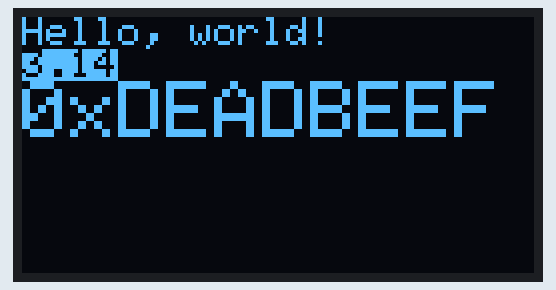
Recording of a sketch running on a simulated Arduino Uno, built with avr-gcc and run on an emulated ATmega328P. Parts: 128×64 one-colour display.

Above: at 0.1 s.

The sketch:

ControlleurMidi.ino
```cpp
#include <SPI.h>
#include <Wire.h>
#include <Adafruit_GFX.h>
#include <Adafruit_SSD1306.h>

#define SCREEN_WIDTH 128 // OLED display width, in pixels
#define SCREEN_HEIGHT 64 // OLED display height, in pixels
#define OLED_RESET     -1 // Reset pin # (or -1 if sharing Arduino reset pin)
#define SCREEN_ADDRESS 0x3C ///< See datasheet for Address; 0x3D for 128x64, 0x3C for 128x32
Adafruit_SSD1306 display(SCREEN_WIDTH, SCREEN_HEIGHT, &Wire, OLED_RESET);

void setup() {
  Serial.begin(9600);

  // SSD1306_SWITCHCAPVCC = generate display voltage from 3.3V internally
  if(!display.begin(SSD1306_SWITCHCAPVCC, SCREEN_ADDRESS)) {
    Serial.println(F("SSD1306 allocation failed"));
    for(;;); // Don't proceed, loop forever
  }

  testdrawstyles("Hello, world!");    // Draw 'stylized' characters

}

void loop() {
}


void testdrawstyles(char str[]) {
  display.clearDisplay();

  display.setTextSize(1);             // Normal 1:1 pixel scale
  display.setTextColor(SSD1306_WHITE);        // Draw white text
  display.setCursor(0,0);             // Start at top-left corner
  display.println(str);

  display.setTextColor(SSD1306_BLACK, SSD1306_WHITE); // Draw 'inverse' text
  display.println(3.141592);

  display.setTextSize(2);             // Draw 2X-scale text
  display.setTextColor(SSD1306_WHITE);
  display.print(F("0x"));
  display.println(0xDEADBEEF, HEX);

  display.display();
  delay(2000);
}
```
